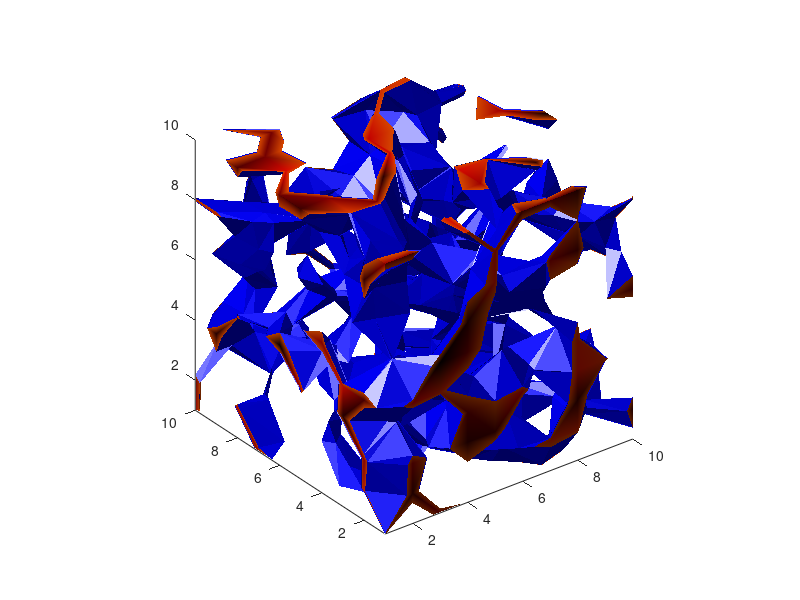

Write MATLAB code to recreate this figure.

% Make some tomography style data
% data = 8.*rand(80,80,29)-4;
data = (8.*rand(10,10,10))-4;
data = smooth3(data,'box',1);


patch(isocaps(data,-2,'below'),'FaceColor','interp','EdgeColor','none');
p1 = patch(isosurface(data,-2),'FaceColor','blue','EdgeColor','none');
isonormals(data,p1);
view(3); 
axis vis3d tight
camlight left
colormap('hot');
% daspect([.4,.4,1])
% lighting gouraud